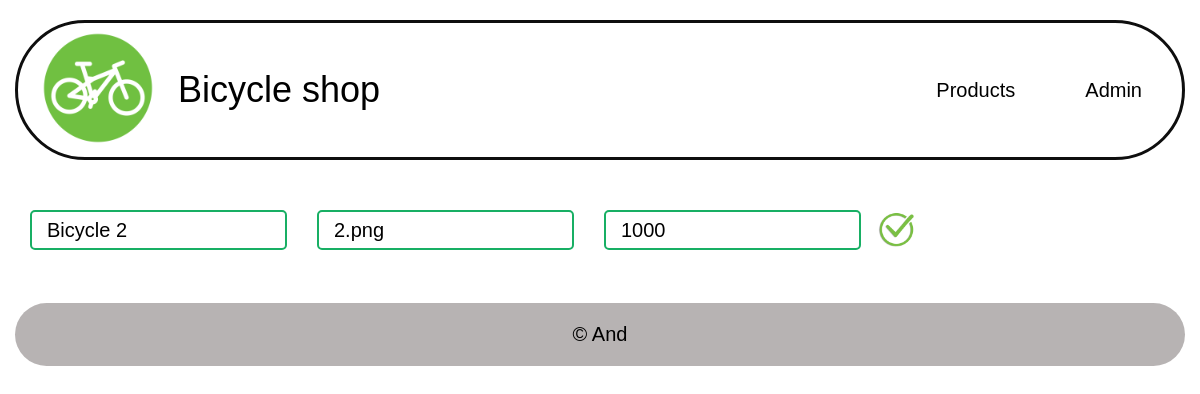
The app's page /admin/edit.php?id=2 with its own data.
### tables this page shows
CREATE TABLE `products` (
  `id` int(13) NOT NULL,
  `title` text NOT NULL,
  `image` text NOT NULL,
  `price` int(13) NOT NULL
);

### admin/edit.php (the view, shortened to what this page needs)
<!DOCTYPE html>
<html lang="ru">
<head>
	<link rel="stylesheet" href="/css/style.css">
</head>
<body>
	<div class="wrapper">
		<?php
			require_once '../includes/header.php';
			require_once '../includes/connect.php';
			if ($connect) {
				$response = mysqli_query($connect, 'SELECT * FROM products WHERE id = ' . $_GET['id']);
				$item = mysqli_fetch_assoc($response);
			}
		?>
		<form action="update.php?id=<?php echo $item['id']; ?>" class="edit" method="post">
			<div class='edit__container container'>
				<input type="text" class="edit__input" name="title" placeholder="Title" value="<?php echo $item['title'] ?>">
				<input type="text" class="edit__input" name="image" placeholder="Image" value="<?php echo $item['image'] ?>">
				<input type="number" class="edit__input" name="price" placeholder="Price" value="<?php echo $item['price'] ?>">
				<button class="edit__btn">
					<img src="/images/icons/add.png" alt="">
				</button>
			</div>
		</form>
		<?php require_once '../includes/footer.php'; ?>
	</div>
</body>
</html>

### css/style.css (style rules this page uses)
*, *::before, *::after { -webkit-box-sizing: border-box; box-sizing: border-box; padding: 0; margin: 0; border: 0; }
button, input, textarea { display: block; font-family: inherit; font-weight: inherit; background-color: transparent; }
button { cursor: pointer; }
img { max-width: 100%; }
body { font-family: "", sans-serif; }
.wrapper { overflow: hidden; }
.container { max-width: 1430px; padding: 0 15px; margin: 0 auto; }
.edit, .panel__form { margin: 50px 0; }
.edit__container, .panel__form { display: -webkit-box; display: -ms-flexbox; display: flex; }
.edit__input, .panel__input { height: 40px; font-size: 20px; line-height: 28px; padding: 0 15px; margin: 0 15px; border: 2px solid #18af64; border-radius: 5px; }
.edit__btn img, .panel__btn img { height: 40px; }

### records on screen
products: title "Bicycle 2", image "2.png", price "1000"
